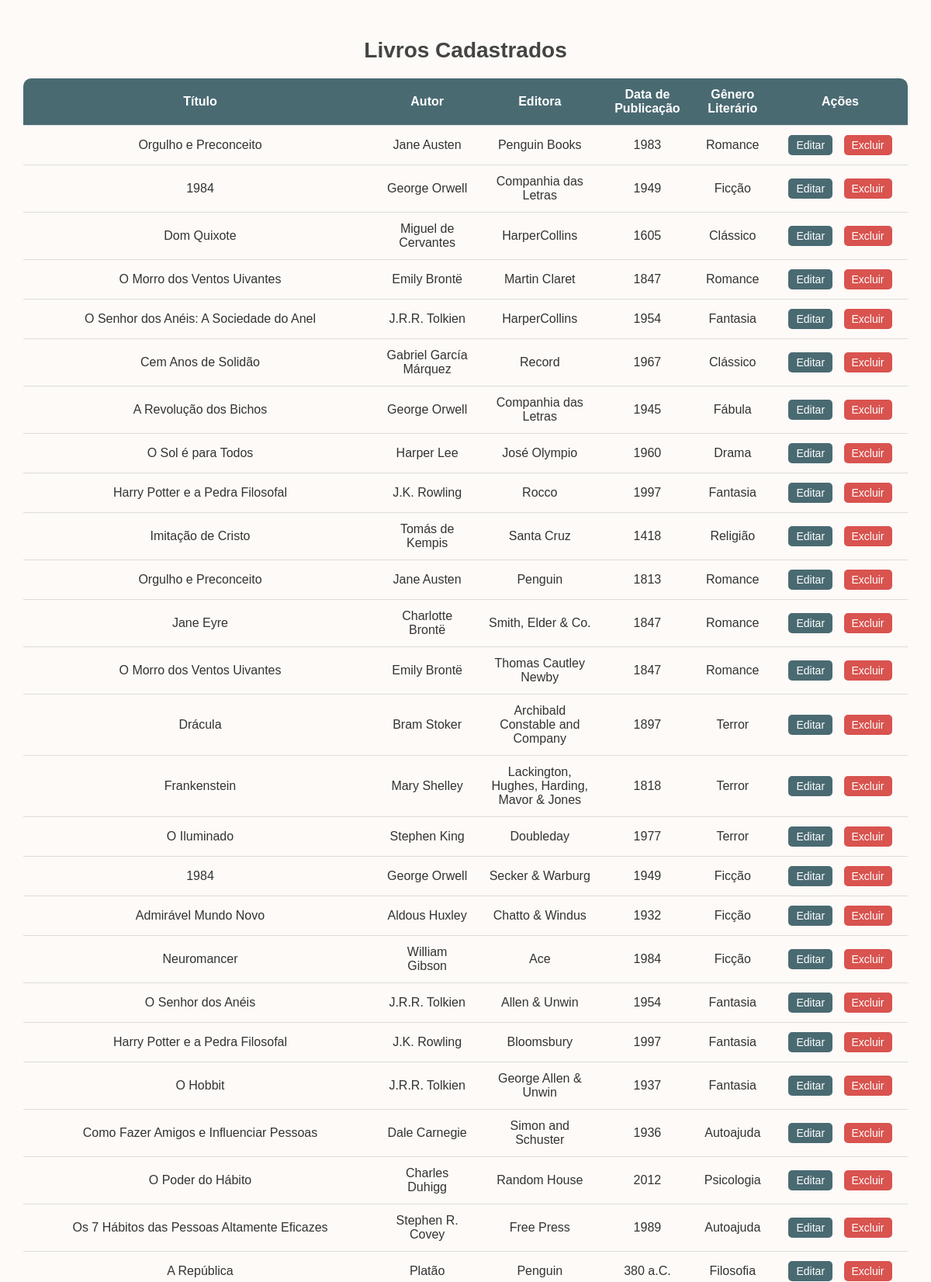
Page /list_books (upper part) on the committed database.
### app.py (models this page shows)
class Book(db.Model):
    id = db.Column(db.Integer, primary_key=True)
    title = db.Column(db.String(100), nullable=False)
    author = db.Column(db.String(100), nullable=False)
    publisher = db.Column(db.String(100), nullable=True)
    data_publicacao = db.Column(db.String(10), nullable=True)
    genero_literario = db.Column(db.String(50), nullable=True)

### app.py (the view)
@app.route('/list_books')
def list_books():
    books = Book.query.all()
    return render_template('list_books.html', books=books)

### templates/list_books.html (shortened to what this page needs)
<!DOCTYPE html>
<html lang="en">
<head>
</head>
<body>
    <div class="container">
        <h1>Livros Cadastrados</h1>
        <table>
            <thead>
                <tr>
                    <th>Título</th>
                    <th>Autor</th>
                    <th>Editora</th>
                    <th>Data de Publicação</th>
                    <th>Gênero Literário</th>
                    <th>Ações</th>
                </tr>
            </thead>
            <tbody>
                {% for book in books %}
                    <tr>
                        <td>{{ book.title }}</td>
                        <td>{{ book.author }}</td>
                        <td>{{ book.publisher }}</td>
                        <td>{{ book.data_publicacao }}</td>
                        <td>{{ book.genero_literario }}</td>
                        <td class="action-buttons">
                            <a href="{{ url_for('edit_book', book_id=book.id) }}"><button>Editar</button></a>
                            <form action="{{ url_for('delete_book', book_id=book.id) }}" method="post" onsubmit="return confirm('Tem certeza que deseja excluir este livro?');">
                                <button type="submit">Excluir</button>
                            </form>
                        </td>
                    </tr>
                {% endfor %}
            </tbody>
        </table>
    </div>
</body>
</html>

### rows in the picture
Book: title "Orgulho e Preconceito", author "Jane Austen", publisher "Penguin Books", data_publicacao "1983", genero_literario "Romance"
Book: title "1984", author "George Orwell", publisher "Companhia das Letras", data_publicacao "1949", genero_literario "Ficção"
Book: title "Dom Quixote", author "Miguel de Cervantes", publisher "HarperCollins", data_publicacao "1605", genero_literario "Clássico"
Book: title "O Morro dos Ventos Uivantes", author "Emily Brontë", publisher "Martin Claret", data_publicacao "1847", genero_literario "Romance"
Book: title "O Senhor dos Anéis: A Sociedade do Anel", author "J.R.R. Tolkien", publisher "HarperCollins", data_publicacao "1954", genero_literario "Fantasia"
Book: title "Cem Anos de Solidão", author "Gabriel García Márquez", publisher "Record", data_publicacao "1967", genero_literario "Clássico"
Book: title "A Revolução dos Bichos", author "George Orwell", publisher "Companhia das Letras", data_publicacao "1945", genero_literario "Fábula"
Book: title "O Sol é para Todos", author "Harper Lee", publisher "José Olympio", data_publicacao "1960", genero_literario "Drama"
Book: title "Harry Potter e a Pedra Filosofal", author "J.K. Rowling", publisher "Rocco", data_publicacao "1997", genero_literario "Fantasia"
Book: title "Imitação de Cristo", author "Tomás de Kempis", publisher "Santa Cruz", data_publicacao "1418", genero_literario "Religião"
Book: title "Orgulho e Preconceito", author "Jane Austen", publisher "Penguin", data_publicacao "1813", genero_literario "Romance"
Book: title "Jane Eyre", author "Charlotte Brontë", publisher "Smith, Elder & Co.", data_publicacao "1847", genero_literario "Romance"
Book: title "O Morro dos Ventos Uivantes", author "Emily Brontë", publisher "Thomas Cautley Newby", data_publicacao "1847", genero_literario "Romance"
Book: title "Drácula", author "Bram Stoker", publisher "Archibald Constable and Company", data_publicacao "1897", genero_literario "Terror"
Book: title "Frankenstein", author "Mary Shelley", publisher "Lackington, Hughes, Harding, Mavor & Jones", data_publicacao "1818", genero_literario "Terror"
Book: title "O Iluminado", author "Stephen King", publisher "Doubleday", data_publicacao "1977", genero_literario "Terror"
Book: title "1984", author "George Orwell", publisher "Secker & Warburg", data_publicacao "1949", genero_literario "Ficção"
Book: title "Admirável Mundo Novo", author "Aldous Huxley", publisher "Chatto & Windus", data_publicacao "1932", genero_literario "Ficção"
Book: title "Neuromancer", author "William Gibson", publisher "Ace", data_publicacao "1984", genero_literario "Ficção"
Book: title "O Senhor dos Anéis", author "J.R.R. Tolkien", publisher "Allen & Unwin", data_publicacao "1954", genero_literario "Fantasia"
Book: title "Harry Potter e a Pedra Filosofal", author "J.K. Rowling", publisher "Bloomsbury", data_publicacao "1997", genero_literario "Fantasia"
Book: title "O Hobbit", author "J.R.R. Tolkien", publisher "George Allen & Unwin", data_publicacao "1937", genero_literario "Fantasia"
Book: title "Como Fazer Amigos e Influenciar Pessoas", author "Dale Carnegie", publisher "Simon and Schuster", data_publicacao "1936", genero_literario "Autoajuda"
Book: title "O Poder do Hábito", author "Charles Duhigg", publisher "Random House", data_publicacao "2012", genero_literario "Psicologia"
Book: title "Os 7 Hábitos das Pessoas Altamente Eficazes", author "Stephen R. Covey", publisher "Free Press", data_publicacao "1989", genero_literario "Autoajuda"
Book: title "A República", author "Platão", publisher "Penguin", data_publicacao "380 a.C.", genero_literario "Filosofia"
